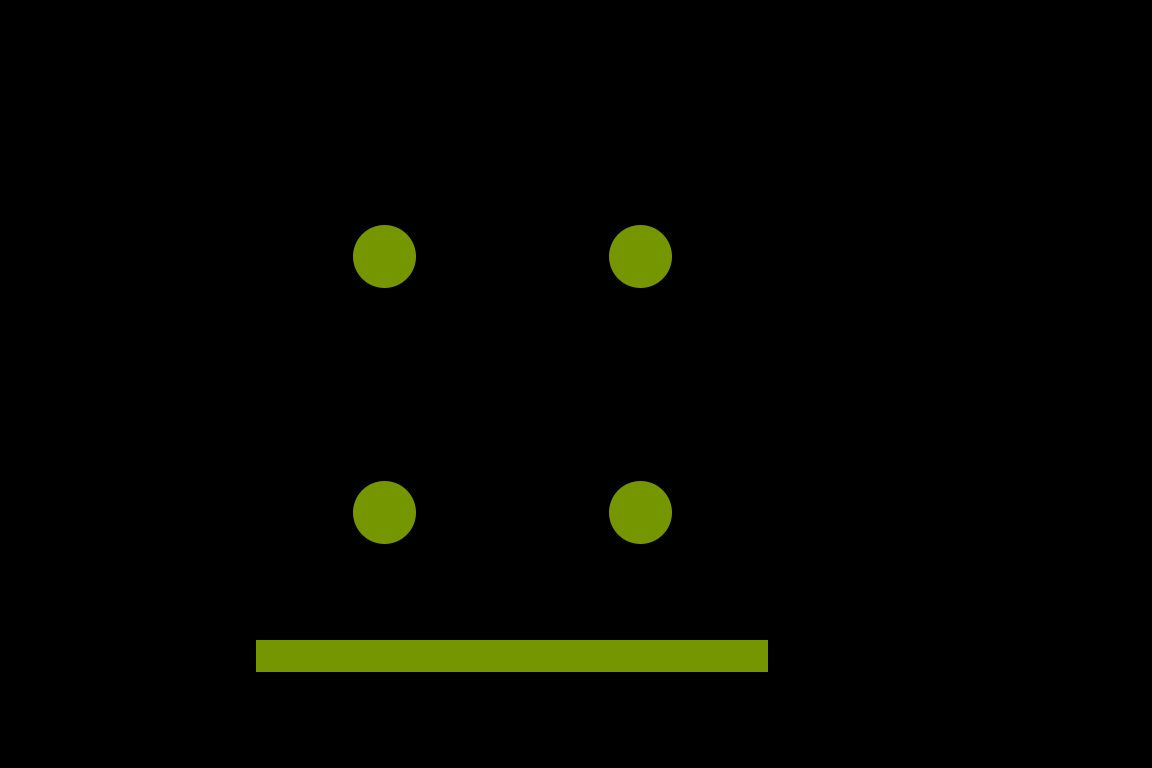

Tiled map render using the project's own tile images. Description and the map definition, with tile-layer contents summarised, below:
An orthogonal 9x6 tile map with 128x128 px tiles, 1 tile layer (tiles_layer_1) and 4 objects (rect_1, usertype_ellipse, usertype_adad).

<map version="1.0" orientation="orthogonal" renderorder="right-down" width="9" height="6" tilewidth="128" tileheight="128" nextobjectid="19">
 <tileset firstgid="1" name="road" tilewidth="128" tileheight="128">
  <image source="road-tiles.png" width="640" height="512" />
 </tileset>
 <layer name="tiles_layer_1" width="9" height="6">
  <data>[54 cells, 20 non-empty, 5 distinct tile ids]</data>
 </layer>
 <objectgroup name="test_object_layer">
  <object id="15" name="rect_1" x="353.717" y="197.333" width="64.05" height="128" />
  <object id="16" name="ellipse" type="usertype_ellipse" x="605.333" y="199" width="74.6667" height="114.667">
   <ellipse />
  </object>
  <object id="17" name="polygon_1" type="usertype_adad" x="341.333" y="529">
   <polygon points="0,0 25,50 76,31 96,-33 58,-64 -2,-69" />
  </object>
  <object id="18" x="576.333" y="468">
   <polyline points="0,0 20,88 100,88 132,20" />
  </object>
 </objectgroup>
</map>
